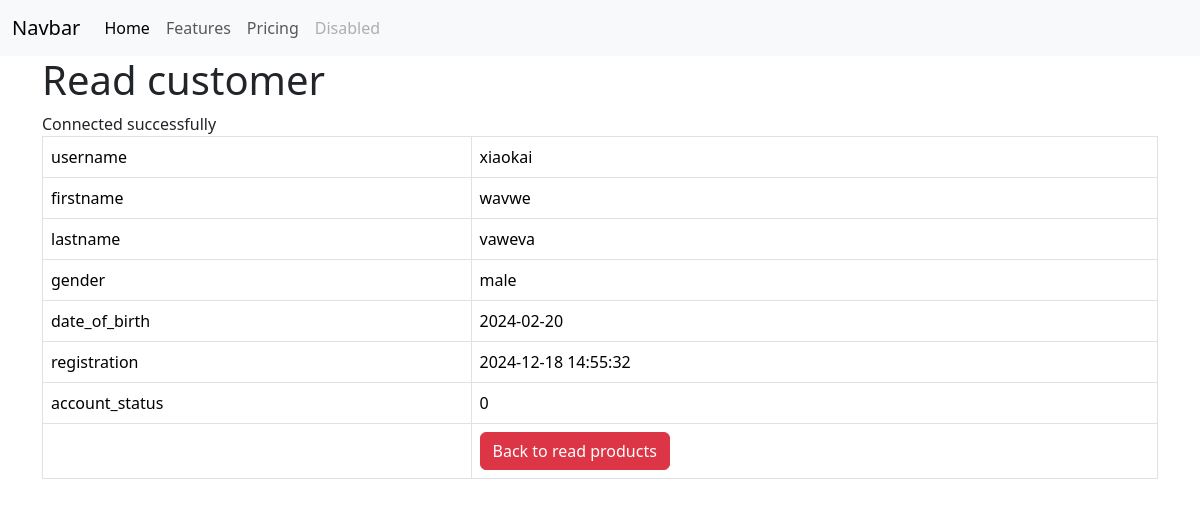
The app's page /customer_details.php?id=3, older data.
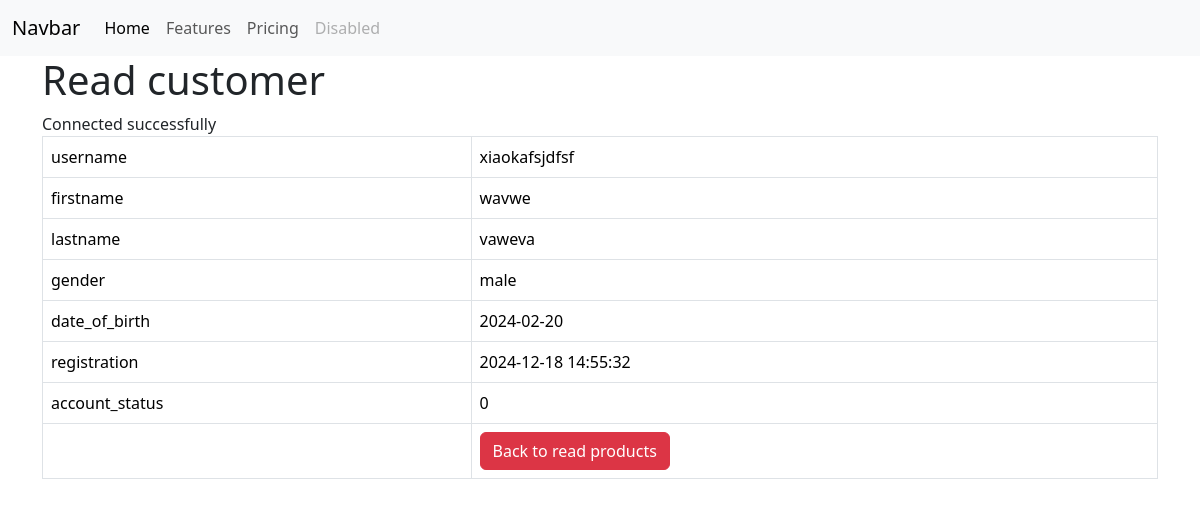
The same page, newer data.
### tables this page shows
CREATE TABLE IF NOT EXISTS `customer` (
  `id` int NOT NULL AUTO_INCREMENT,
  `username` varchar(128) NOT NULL,
  `password` varchar(128) NOT NULL,
  `firstname` text NOT NULL,
  `lastname` text NOT NULL,
  `gender` text NOT NULL,
  `date_of_birth` date NOT NULL,
  `registration_date` datetime NOT NULL DEFAULT CURRENT_TIMESTAMP,
  `account_status` tinyint(1) NOT NULL,
  PRIMARY KEY (`id`)
);

### customer_details.php (the view, shortened to what this page needs)
<!DOCTYPE HTML>
<?php
include "menu.php";
?>
<html>
<head>
    <link href="https://cdn.jsdelivr.net/npm/bootstrap@5.3.3/dist/css/bootstrap.min.css" rel="stylesheet">
</head>
<body>
    <div class="container">
        <div class="page-header">
            <h1>Read customer</h1>
        </div>
        <?php
        $id = isset($_GET['id']) ? $_GET['id'] : die('ERROR: Record ID not found.');
        include 'config/database.php';
        try {
            $query = "SELECT id, username, firstname, lastname,gender,date_of_birth, registration_date ,account_status FROM customer WHERE id = ? LIMIT 0,1";
            $stmt = $con->prepare($query);
            $stmt->bindParam(1, $id);
            $stmt->execute();
            $row = $stmt->fetch(PDO::FETCH_ASSOC);
            $name = $row['username'];
            $firstname = $row['firstname'];
            $lastname = $row['lastname'];
            $gender = $row['gender'];
            $date_of_birth = $row['date_of_birth'];
            $registration = $row['registration_date'];
            $account_status = $row['account_status'];
        }
        catch (PDOException $exception) {
            die('ERROR: ' . $exception->getMessage());
        }
        ?>
        <table class='table table-hover table-responsive table-bordered'>
            <tr>
                <td>username</td>
                <td><?php echo $name;  ?></td>
            </tr>
            <tr>
                <td>firstname</td>
                <td><?php echo $firstname;  ?></td>
            </tr>
            <tr>
                <td>lastname</td>
                <td><?php echo $lastname;  ?></td>
            </tr>
            <tr>
                <td>gender</td>
                <td><?php echo $gender;  ?></td>
            </tr>
            <tr>
                <td>date_of_birth</td>
                <td><?php echo $date_of_birth;  ?></td>
            </tr>
            <tr>
                <td>registration</td>
                <td><?php echo $registration;  ?></td>
            </tr>
            <tr>
                <td>account_status</td>
                <td><?php echo $account_status;  ?></td>
            </tr>
            <tr>
                <td></td>
                <td>
                    <a href='index.php' class='btn btn-danger'>Back to read products</a>
                </td>
            </tr>
        </table>
    </div>
</body>
</html>

Row changes from the older to the newer data that the page shows:
changed customer "wavwe": username "xiaokai" → "xiaokafsjdfsf"
